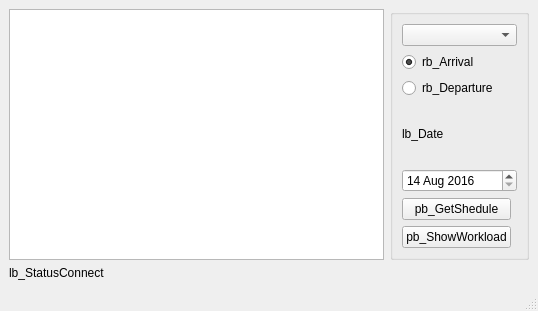
<?xml version="1.0" encoding="UTF-8"?>
<ui version="4.0">
 <class>MainWindow</class>
 <widget class="QMainWindow" name="MainWindow">
  <property name="geometry">
   <rect>
    <x>0</x>
    <y>0</y>
    <width>538</width>
    <height>311</height>
   </rect>
  </property>
  <property name="sizePolicy">
   <sizepolicy hsizetype="Expanding" vsizetype="Expanding">
    <horstretch>0</horstretch>
    <verstretch>0</verstretch>
   </sizepolicy>
  </property>
  <property name="windowTitle">
   <string>Airport Inspector</string>
  </property>
  <widget class="QWidget" name="centralwidget">
   <layout class="QGridLayout" name="gridLayout_2">
    <item row="1" column="0">
     <widget class="QLabel" name="lb_StatusConnect">
      <property name="text">
       <string>lb_StatusConnect</string>
      </property>
     </widget>
    </item>
    <item row="0" column="1">
     <widget class="QGroupBox" name="gb_ControlPanel">
      <property name="sizePolicy">
       <sizepolicy hsizetype="Preferred" vsizetype="Preferred">
        <horstretch>0</horstretch>
        <verstretch>0</verstretch>
       </sizepolicy>
      </property>
      <property name="maximumSize">
       <size>
        <width>16777215</width>
        <height>16777215</height>
       </size>
      </property>
      <layout class="QGridLayout" name="gridLayout">
       <item row="1" column="0" colspan="2">
        <widget class="QRadioButton" name="rb_Arrival">
         <property name="text">
          <string>rb_Arrival</string>
         </property>
         <property name="checked">
          <bool>true</bool>
         </property>
        </widget>
       </item>
       <item row="3" column="0" colspan="2">
        <widget class="QLabel" name="lb_Date">
         <property name="text">
          <string>lb_Date</string>
         </property>
        </widget>
       </item>
       <item row="2" column="0" colspan="2">
        <widget class="QRadioButton" name="rb_Departure">
         <property name="text">
          <string>rb_Departure</string>
         </property>
        </widget>
       </item>
       <item row="0" column="0" colspan="2">
        <widget class="QComboBox" name="cb_Airports"/>
       </item>
       <item row="4" column="0" colspan="2">
        <widget class="QDateEdit" name="de_Date">
         <property name="dateTime">
          <datetime>
           <hour>23</hour>
           <minute>45</minute>
           <second>0</second>
           <year>2016</year>
           <month>8</month>
           <day>14</day>
          </datetime>
         </property>
         <property name="maximumDateTime">
          <datetime>
           <hour>17</hour>
           <minute>55</minute>
           <second>0</second>
           <year>2017</year>
           <month>9</month>
           <day>14</day>
          </datetime>
         </property>
         <property name="minimumDateTime">
          <datetime>
           <hour>23</hour>
           <minute>45</minute>
           <second>0</second>
           <year>2016</year>
           <month>8</month>
           <day>14</day>
          </datetime>
         </property>
        </widget>
       </item>
       <item row="5" column="0">
        <widget class="QPushButton" name="pb_GetShedule">
         <property name="text">
          <string>pb_GetShedule</string>
         </property>
        </widget>
       </item>
       <item row="6" column="0">
        <widget class="QPushButton" name="pb_ShowWorkload">
         <property name="text">
          <string>pb_ShowWorkload</string>
         </property>
        </widget>
       </item>
      </layout>
     </widget>
    </item>
    <item row="0" column="0">
     <widget class="QTableView" name="tv_MainWindow">
      <property name="sizePolicy">
       <sizepolicy hsizetype="Expanding" vsizetype="Expanding">
        <horstretch>0</horstretch>
        <verstretch>0</verstretch>
       </sizepolicy>
      </property>
      <property name="minimumSize">
       <size>
        <width>0</width>
        <height>0</height>
       </size>
      </property>
     </widget>
    </item>
   </layout>
  </widget>
  <widget class="QMenuBar" name="menubar">
   <property name="geometry">
    <rect>
     <x>0</x>
     <y>0</y>
     <width>538</width>
     <height>21</height>
    </rect>
   </property>
  </widget>
  <widget class="QStatusBar" name="statusbar"/>
 </widget>
 <resources/>
 <connections/>
</ui>
